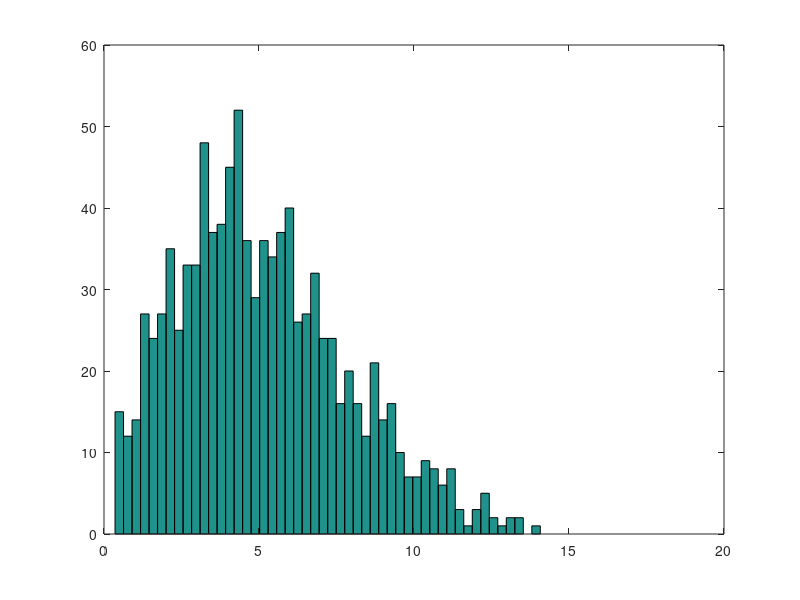

MATLAB code for this plot:
%https://www.lawebdelprogramador.com/foros/Matlab/1635976-Canal-de-Rayleigh.html
%https://en.wikipedia.org/wiki/Rayleigh_fading

% Obtencion de N amplitudes de un canal con fading por efecto multitrayectoria

% Inicializacion de parametros

N=1000; % Numero de amplitudes a obtener de las señales resultantes del efecto multitrayectoria

Xo=1;   % Amplitud de las sinusoides

fo=1;   % Frecuencia de las sinusoides

Np=4;   % Numero de periodos de las sinusiodes

Ncomp=100; % Numero de señales superpuestas

Nhist=50;  % Numero de intervalos para histograma

 

% Parametros de la simulacion

Fs=20*fo;       % Muestreo sinusiodes a frecuencia 20*fo

Ts=1/Fs;        % Periodo de muestreo

Tfin=Np/fo;     % Instante final

t=0:1/Fs:Tfin;  % Instantes de muestreo

Nfin=length(t); % Num. instantes muestreo

To=1/fo;        % Periodo sinusoides

No=round(To*(Nfin-1)/Tfin); % Num. muestras en un periodo

 

% Bucle principal de simulacion

for n=1:N

  x=zeros(1,Nfin);

  for nf=1:Ncomp

    fase=2*pi*rand(1)-pi;

    amp=2*rand(1)-1;

    xtmp=amp*cos(2*pi*fo*t+fase);

    x=x+xtmp;

  end

  R(n)=max(x); % Medicion de amplitud resultante

end

hist(R,Nhist)

pause()
